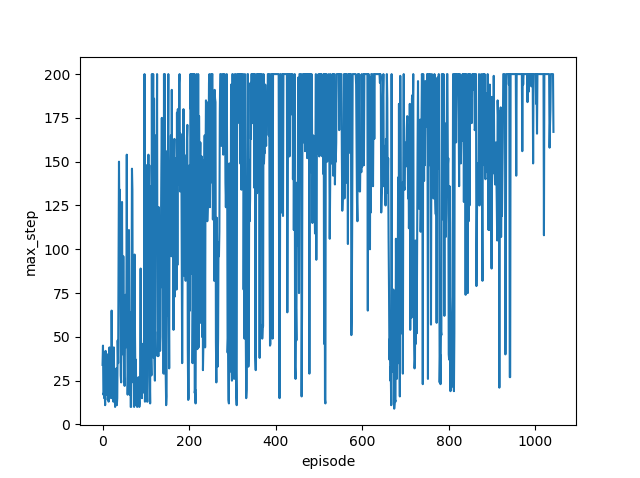

Write the Python code that produced this figure.
# ref: https://deepage.net/features/numpy-rl.html
import gym
import numpy as np

'''
# Q学習
Q学習とは、状態sのときにとる行動aにどの程度の価値があるのかを示す価値関数Q(s,a)を学習させる手法
考え方としては、価値関数Q(s,a)がより高い値になる行動を選んでいけばよい
(学習を進める関係上ある程度ランダムな行動を挟んだほうがよいと言われおり、この手法をℇ-グリーディー法と呼ぶ)

Q学習の最も基本的なモデルではこの価値関数の値をテーブルを使って表す
例えば10個の状態があってそれぞれに２個ずつ行動の選択肢が存在するとすると 10x2 のテーブルでこの価値関数を表現する

今回は4つある状態変数(カートの位置・速度、ポールの角度・速度)をそれぞれ4つに区分していくため、4^4 = 256 通りの状態に分類される
この256通りの状態の中で右に押す場合、左に押す場合それぞれにおける価値を更新するため、256x2 のテーブルが必要となる

価値関数の更新は通常以下の式によってなされる
    Q(s(t), a(t)) <- (1-α)・Q(s(t), a(t)) + α・(r(t+1) + γ・max(a(t+1))・Q(s(t+1), a(t+1)))
↑
次の状態の価値観数の中で最大となる行動に減衰係数γをかけ、次の状態で得られた報酬r(t+1)を足し合わせたものをある一定の比率（学習比率）αで足し合わせることで更新

単純に報酬に直結する行動のQ値を改善するだけでは、初期の行動に対するQ値はランダムに決定された値のまま更新されないため、
次の行動に移ったとき、選択可能な行動に対するQ値の中で、最大のQ値に比例する値を直前のQ値に加える、という考えで作られたのが上記の式
こうすることで
　学習を繰り返していくと報酬を得ることができる行動そのものではなく、行動パターンに対するQ値を増加させることができる
'''

env = gym.make('CartPole-v0')

goal_average_steps = 195 # 195ステップ連続でポールが倒れないことを目指す
max_number_of_steps = 200 # 最大ステップ数
num_consecutive_iterations = 100 # 評価の範囲のエピソード数
num_episodes = 5000
last_time_steps = np.zeros(num_consecutive_iterations)

# 価値関数の値を保存するテーブルを作成（初期状態の価値関数は乱数にしておく）
## np.random.uniformは指定された範囲での一様乱数を返す
q_table = np.random.uniform(low=-1, high=1, size=(4**4, env.action_space.n)) # 256x2 のテーブル作成

# clip_min～clip_maxをnum等分した等差数列を返す（clip_minは除く）
def bins(clip_min, clip_max, num):
    return np.linspace(clip_min, clip_max, num + 1)[1:-1]

# ある状態sにおける4つの状態変数（カートの位置・速度、ポールの角度・速度）を離散値に変換
def digitize_state(observation):
    cart_pos, cart_v, pole_angle, pole_v = observation
    # np.digitizeは与えられた値をbinsで指定した基数にカテゴライズする関数（カテゴリーのインデックスを返す）
    ## 今回の場合4個の離散値に変換したいため、各値の最小値～最大値を4等分した等差数列にカテゴライズすれば良い
    digitized = [np.digitize(cart_pos, bins=bins(-2.4, 2.4, 4)),
                 np.digitize(cart_v, bins = bins(-3.0, 3.0, 4)),
                 np.digitize(pole_angle, bins=bins(-0.5, 0.5, 4)),
                 np.digitize(pole_v, bins=bins(-2.0, 2.0, 4))]
    # Q関数のテーブルは 256x2 の表であるため、カテゴライズした各値を合わせて 0~255 に変換する
    return sum([x* (4**i) for i, x in enumerate(digitized)])

# ε-グリーディー法によりQ学習を行う
'''
## ε-グリーディー法
行動選択はQ値の大きい行動を優先する
→ 初期のランダムに決まったQ値がたまたま大きな値となった行動だけが常に選択されてしまう

そこで
ある適当な定数を用意（ε = 0.3程度にすることが多い）
行動選択の際、0~1の間の乱数を生成し、その値がε以下であればランダムに行動を選択し、
εより大きければQ値の大きい行動を選択するようにすることで
Q値の初期値に依存することなく、様々な行動に対する適切なQ値の学習が可能となる
'''
def get_action(state, action, observation, reward, episode):
    next_state = digitize_state(observation)
    epsilon = 0.5 * (0.99 ** episode) # 学習が進むごとに徐々にεを小さくしていき、ランダム行動の確率を下げる
    if epsilon <= np.random.uniform(0, 1): # 乱数がε以上ならQ値の大きい行動を選択
        next_action = np.argmax(q_table[next_state])
    else: # ランダムな行動を選択
        next_action = np.random.randint([0, 1])
    # Qテーブルの更新
    # Q(s(t), a(t)) <- (1-α)・Q(s(t), a(t)) + α・(r(t+1) + γ・max(a(t+1))・Q(s(t+1), a(t+1)))
    alpha = 0.2
    gamma = 0.99
    q_table[state, action] = (1 - alpha) * q_table[state, action] + \
            alpha * (reward + gamma * q_table[next_state, next_action])
    return next_action, next_state

''' Q学習実行 '''
step_list = []
for episode in range(num_episodes):
    observation = env.reset() # 環境の初期化
    state = digitize_state(observation) # 状態を 4^4 = 256 に変換
    action = np.argmax(q_table[state]) # とりあえず初期状態のQ値の大きい行動を選択
    episode_reward = 0
    for t in range(max_number_of_steps):
        env.render() # CartPoleの描画
        observation, reward, done, info = env.step(action) # actionを取ったときの環境、報酬、状態が終わったかどうか、デバッグに有益な情報
        if done: # ゲームオーバーになった場合、報酬は-200する
            reward -= 200
        # ε-グリーディー法による行動の選択
        action, state = get_action(state, action, observation, reward, episode)
        episode_reward += reward
        if done: # ゲームオーバーになるまでのステップ数を出力
            print('%d Episode finished after %f time steps / mean %f' %
                (episode, t + 1, last_time_steps.mean()))
            # np.hstack関数は配列をつなげる関数
            last_time_steps = np.hstack((last_time_steps[1:], [t+1]))
            # 継続したステップ数をステップのリストの最後に加える
            step_list.append(t+1)
            break
    if (last_time_steps.mean() >= goal_average_steps): # 直近の100エピソードの平均が195以上であれば成功
        print('Episode %d train agent successfully!' % episode)
        break

env.close()

'''
# 学習の結果
2018/12/21 17:15～18:00
平均的に100ステップ立ち続けられるようになるまで、およそ200回試行
平均的に190ステップ立ち続けられるようになるまで、およそ900回試行
'''

# 学習曲線を表示
import matplotlib.pyplot as plt
plt.plot(np.arange(len(step_list)), step_list)
plt.xlabel('episode')
plt.ylabel('max_step')
plt.show()
